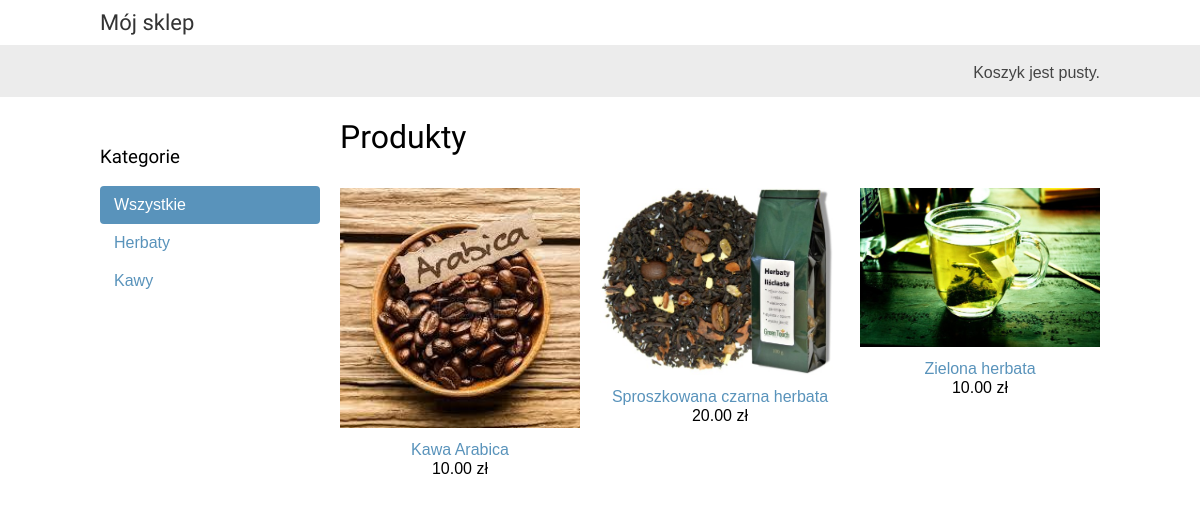
The page / on the database its author committed.
### shop/models.py (models this page shows, shortened)
class Category(models.Model):
    name = models.CharField(max_length=250)
    slug = models.SlugField(max_length=200,
                            db_index=True,
                            unique=True)
    class Meta:
        ordering = ('name',)
        verbose_name = 'category'
        verbose_name_plural = 'categories'
    def get_absolute_url(self):
        return reverse('shop:product_list_by_category', args=[self.slug])

class Product(models.Model):
    category = models.ForeignKey(Category, related_name='products', on_delete=models.DO_NOTHING)
    name = models.CharField(max_length=200, db_index=True)
    slug = models.SlugField(max_length=200, db_index=True)
    image = models.ImageField(upload_to='products/%Y/%m/%d', blank=True)
    description = models.TextField(blank=True)
    price = models.DecimalField(max_digits=10, decimal_places=2)
    stock = models.PositiveIntegerField()
    available = models.BooleanField(default=True)
    created = models.DateTimeField(auto_now_add=True)
    updated = models.DateTimeField(auto_now=True)
    class Meta:
        ordering = ('name',)
        index_together = (('id', 'slug'),)
    def get_absolute_url(self):
        return reverse('shop:product_detail', args=[self.id, self.slug])

### shop/views.py (the view)
# urls.py: path('', views.product_list, name='product_list'),
def product_list(request, category_slug=None):
    category = None
    categories = Category.objects.all()
    products = Product.objects.filter(available=True)
    if category_slug:
        category = get_object_or_404(Category, slug=category_slug)
        products = products.filter(category=category)
    return render(request, 'shop/product/list.html', {'category': category,
                                                      'categories': categories,
                                                      'products': products})

### cart/cart.py (called while the page is built)
    def __len__(self):
        return sum(item['quantity'] for item in self.cart.values())

### cart/context_processors.py (called while the page is built)
def cart(request):
    return {'cart': Cart(request)}

### shop/templates/shop/product/list.html (shortened to what this page needs)
{% extends "shop/base.html" %}
{% load static %}
{% block content %}
 <div id="sidebar">
     <h3>Kategorie</h3>
     <ul>
         <li {% if not category %}class="selected"{% endif %}>
             <a href="{% url "shop:product_list" %}">Wszystkie</a>
         </li>
         {% for c in categories %}
         <li {% if category.slug == c.slug %}class="selected"{% endif %}>
             <a href="{{ c.get_absolute_url }}">{{ c.name }}</a>
         </li>
         {% endfor %}
     </ul>
 </div>
<div id="main" class="product-list">
    <h1>{% if category %}{{ category.name }}{% else %}Produkty{% endif %}</h1>
    {% for product in products %}
    <div class="item">
        <a href="{{product.get_absolute_url}}">
            <img src="{% if product.image %}{{ product.image.url }}{% else %}{% static "img/no_image.png" %}{% endif %}">
        </a>
        <a href="{{ product.get_absolute_url }}">{{ product.name }}</a><br>
        {{ product.price }} zł
    </div>
    {% endfor %}
</div>
{% endblock %}

### shop/static/css/base.css (style rules this page uses)
body { margin:0; padding:0; font-family:helvetica, sans-serif; }
h1, h2, h3, h4, h5 , h6 { font-family: 'Ubuntu', sans-serif; font-weight:normal; }
a { text-decoration:none; color:#5993bb; }
#sidebar { width:220px; padding:30px 20px 0 0; float:left; }
#sidebar ul { margin:0; padding:0; }
#sidebar ul li { margin:0; list-style:none; padding:10px 14px; }
#sidebar ul li a { display:block; }
#sidebar ul li.selected { background:#5993bb; border-radius:4px; }
#sidebar ul li.selected a { color:#fff; }
#main { float:left; width: 96%; margin-right:-220px; overflow:hidden; }
.product-list .item { width:25%; padding:10px 20px 10px 0; float:left; text-align:center; line-height:1.2; }
.product-list .item img { width:100%; margin-bottom:8px; }

### rows shown on the page
Category: name "Herbaty"
Category: name "Kawy"
Product: image (picture), name "Kawa Arabica", price "10.00"
Product: image (picture), name "Sproszkowana czarna herbata", price "20.00"
Product: image (picture), name "Zielona herbata", price "10.00"
